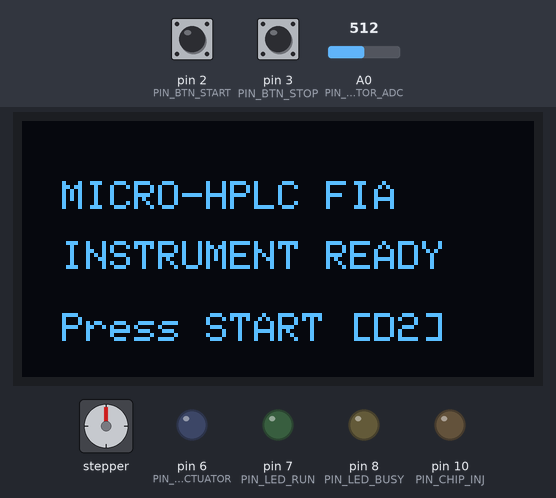
Recording of a sketch running on a simulated Arduino Uno, built with avr-gcc and run on an emulated ATmega328P. On the bench: stepper motor, 128×64 one-colour display, output pins drawn as LEDs (lit = HIGH). Wiring (from diagram.json): stepper motor driver (200 steps per turn assumed): step pin 5; direction pin 4; enable pin 9. Inputs (shaded band) come from the test bench; at power-on: pin 2 (PIN_BTN_START) HIGH, pin 3 (PIN_BTN_STOP) HIGH, A0 (PIN_DETECTOR_ADC) = 512. Pins used as bus, display or sensor lines are not drawn; what the sketch prints to the serial monitor is not drawn.

Above: at 1.2 s.
1.3 s: pin 2 (PIN_BTN_START) pulled LOW for 0.15 s
At 1.45 s:
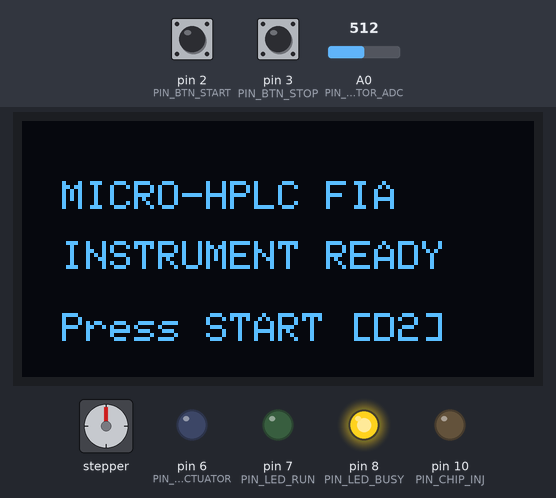
2.0 s: pin 3 (PIN_BTN_STOP) pulled LOW for 0.15 s
At 2.5 s:
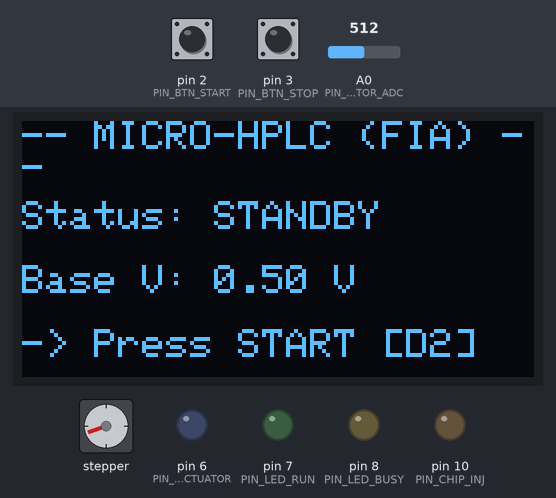
3.6 s: pin 2 (PIN_BTN_START) pulled LOW for 1 s
At 3.75 s:
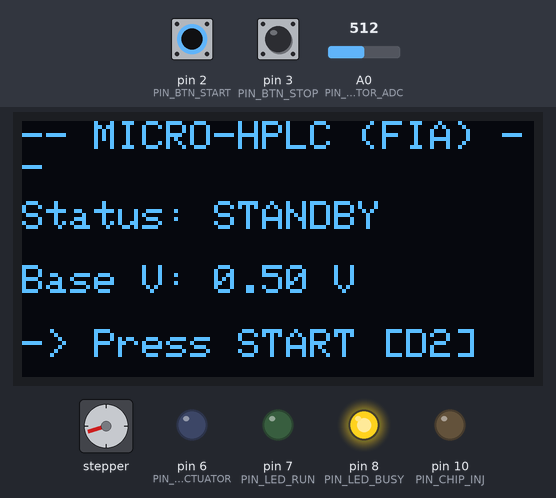
5.2 s: A0 (PIN_DETECTOR_ADC) set to 536
At 7.08 s:
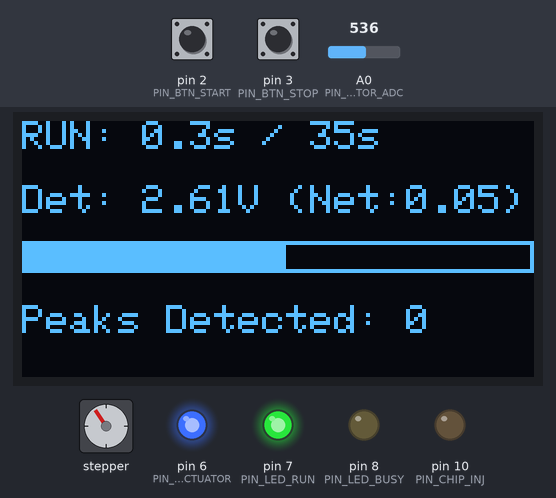
8.1 s: A0 (PIN_DETECTOR_ADC) set to 547
At 8.99 s:
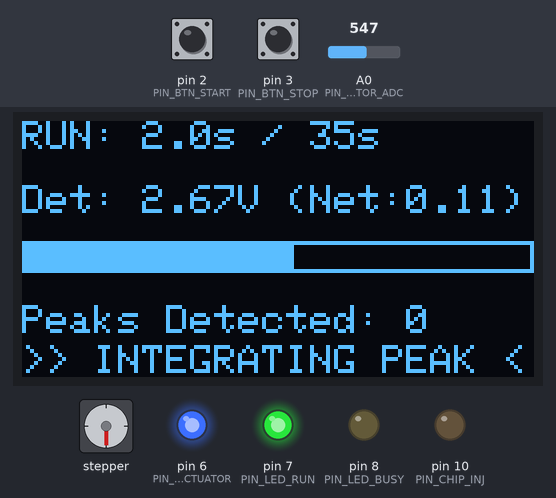
10.5 s: A0 (PIN_DETECTOR_ADC) set to 716
At 11.14 s:
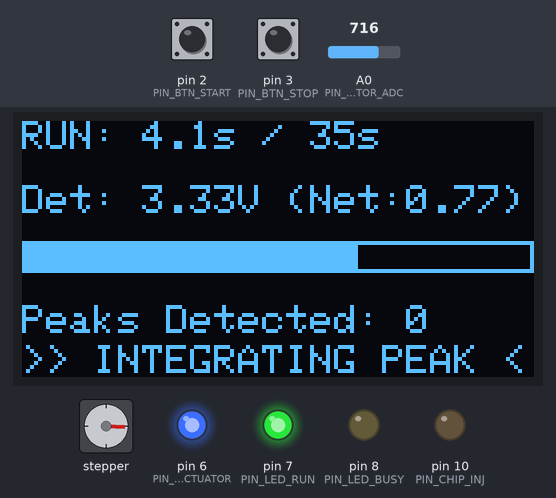
Timing chart, 0 to 17.9 s (numbered marks = the images above; inputs shaded):
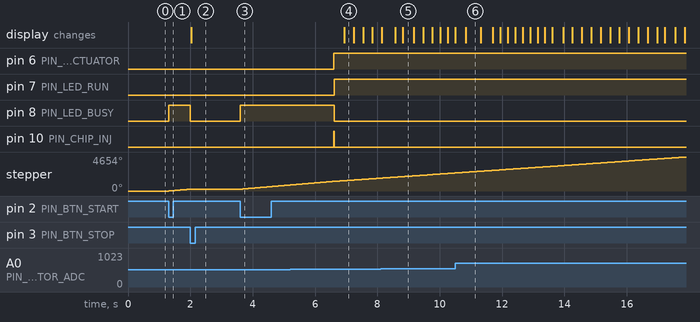

The sketch:

sketch.ino
```cpp
/**
 * @file sketch.ino
 * @brief Standalone Wokwi-ready sketch for Virtual Micro-HPLC & FIA System
 *
 * Paste this directly into the Wokwi Web "sketch.ino" tab.
 */

#include <Arduino.h>
#include <Wire.h>
#include <Adafruit_GFX.h>
#include <Adafruit_SSD1306.h>

// --- PINOUT DEFINITIONS ---
#define PIN_BTN_START      2    // External interrupt 0 (Active LOW with internal pull-up)
#define PIN_BTN_STOP       3    // External interrupt 1 (Active LOW with internal pull-up)
#define PIN_STEPPER_DIR    4    // A4988 Direction pin
#define PIN_STEPPER_STEP   5    // A4988 Step pulse pin
#define PIN_VALVE_ACTUATOR 6    // Injection valve (LOW = Load, HIGH = Inject)
#define PIN_LED_RUN        7    // Status LED: Run active (Green)
#define PIN_LED_BUSY       8    // Status LED: Busy / Calibrating (Yellow)
#define PIN_STEPPER_ENABLE 9    // A4988 Enable pin (Active LOW)
#define PIN_CHIP_INJ       10   // Trigger signal to Wokwi Custom Chip
#define PIN_DETECTOR_ADC   A0   // Analog input from Custom Chip UV-Vis detector

// --- OLED DISPLAY CONFIG ---
#define SCREEN_WIDTH       128
#define SCREEN_HEIGHT      64
#define OLED_RESET         -1
#define OLED_I2C_ADDRESS   0x3C

// --- TIMING CONSTANTS ---
#define SAMPLING_PERIOD_MS 40   // 25 Hz ADC sampling (every 40 ms)
#define CALIBRATION_TIME_MS 3000 // 3 seconds baseline auto-zero
#define TOTAL_RUN_TIME_MS  35000 // 35 seconds chromatographic elution run
#define STEPPER_INTERVAL_US 2500 // Step pulse every 2.5 ms (400 Hz = steady flow)

// --- DSP & ANALYTICAL THRESHOLDS ---
#define EMA_ALPHA          0.20f  // Filter smoothing factor (0.0 < alpha <= 1.0)
#define PEAK_START_SLOPE   0.06f  // dV/dt threshold to trigger Peak Start [V/s]
#define PEAK_END_SLOPE     0.02f  // dV/dt threshold to confirm return to baseline
#define PEAK_MIN_HEIGHT    0.20f  // Minimum height above baseline to validate a true peak [V]
#define MAX_DETECTED_PEAKS 4

// --- SYSTEM STATES ---
enum SystemState {
  STATE_IDLE,
  STATE_BASELINE_CAL,
  STATE_INJECT,
  STATE_ELUTION,
  STATE_REPORT
};

// --- DATA STRUCTURE FOR DETECTED CHROMATOGRAPHIC PEAKS ---
struct ChromatographicPeak {
  float retention_time_s;  // tR in seconds
  float start_time_s;      // t_start
  float end_time_s;        // t_end
  float apex_voltage;      // Peak maximum voltage [V]
  float peak_height;       // Height above baseline [V]
  float area;              // Integrated area [V * s]
  float width_s;           // Base width W = t_end - t_start
  float theoretical_plates;// N = 16 * (tR / W)^2
};

// --- HARDWARE INSTANCES ---
Adafruit_SSD1306 display(SCREEN_WIDTH, SCREEN_HEIGHT, &Wire, OLED_RESET);

// --- GLOBAL SYSTEM VARIABLES ---
SystemState current_state = STATE_IDLE;
bool pump_enabled = false;

// Stepper timing
unsigned long last_step_time_us = 0;
bool step_pin_state = false;

// ADC & DSP timing
unsigned long last_sample_time_ms = 0;
unsigned long state_timer_ms = 0;
unsigned long run_start_time_ms = 0;

// Analytical variables
float v_baseline = 0.50f;
float baseline_sum = 0.0f;
uint16_t baseline_samples = 0;

float v_raw = 0.0f;
float v_filtered = 0.50f;
float v_prev_filtered = 0.50f;
float slope_dv_dt = 0.0f;

// Peak detection state
bool tracking_peak = false;
ChromatographicPeak active_peak;
ChromatographicPeak detected_peaks[MAX_DETECTED_PEAKS];
uint8_t peak_count = 0;

// Button debounce
unsigned long last_btn_press_ms = 0;

// --- FORWARD DECLARATIONS ---
void setup_hardware();
void handle_inputs();
void update_fsm();
void update_stepper();
void process_analog_sample();
void update_oled();
void send_serial_telemetry(float t_sec);
void send_final_report();
float calculate_resolution();

// --- SETUP ---
void setup() {
  Serial.begin(115200);
  while (!Serial && millis() < 1000);

  Serial.println(F("\n=================================================="));
  Serial.println(F(" LAB-ON-A-CHIP: VIRTUAL MICRO-HPLC INSTRUMENT"));
  Serial.println(F(" Firmware v2.0 - Antigravity Autonomous LOC Team"));
  Serial.println(F("=================================================="));

  setup_hardware();

  if (!display.begin(SSD1306_SWITCHCAPVCC, OLED_I2C_ADDRESS)) {
    Serial.println(F("[ERROR] SSD1306 OLED allocation failed!"));
  } else {
    display.clearDisplay();
    display.setTextSize(1);
    display.setTextColor(SSD1306_WHITE);
    display.setCursor(10, 15);
    display.println(F("MICRO-HPLC FIA"));
    display.setCursor(10, 30);
    display.println(F("INSTRUMENT READY"));
    display.setCursor(10, 48);
    display.println(F("Press START [D2]"));
    display.display();
  }

  Serial.println(F("[SYSTEM] Ready. Press START to begin chromatographic run."));
}

// --- MAIN LOOP ---
void loop() {
  handle_inputs();
  update_stepper();
  update_fsm();
}

// --- HARDWARE CONFIGURATION ---
void setup_hardware() {
  pinMode(PIN_BTN_START, INPUT_PULLUP);
  pinMode(PIN_BTN_STOP, INPUT_PULLUP);

  pinMode(PIN_STEPPER_DIR, OUTPUT);
  pinMode(PIN_STEPPER_STEP, OUTPUT);
  pinMode(PIN_STEPPER_ENABLE, OUTPUT);

  pinMode(PIN_VALVE_ACTUATOR, OUTPUT);
  pinMode(PIN_LED_RUN, OUTPUT);
  pinMode(PIN_LED_BUSY, OUTPUT);
  pinMode(PIN_CHIP_INJ, OUTPUT);

  // Initial actuator states
  digitalWrite(PIN_STEPPER_DIR, HIGH); // Forward rotation
  digitalWrite(PIN_STEPPER_STEP, LOW);
  digitalWrite(PIN_STEPPER_ENABLE, HIGH); // Disabled by default (active LOW)
  digitalWrite(PIN_VALVE_ACTUATOR, LOW);  // Valve in LOAD position
  digitalWrite(PIN_LED_RUN, LOW);
  digitalWrite(PIN_LED_BUSY, LOW);
  digitalWrite(PIN_CHIP_INJ, LOW);
}

// --- USER INPUT HANDLING ---
void handle_inputs() {
  unsigned long now = millis();
  if (now - last_btn_press_ms < 250) return; // Debounce window

  if (digitalRead(PIN_BTN_START) == LOW) {
    last_btn_press_ms = now;
    if (current_state == STATE_IDLE || current_state == STATE_REPORT) {
      Serial.println(F("[USER] START button pressed. Initiating baseline calibration..."));
      current_state = STATE_BASELINE_CAL;
      state_timer_ms = now;
      baseline_sum = 0.0f;
      baseline_samples = 0;
      peak_count = 0;
      pump_enabled = true;
      digitalWrite(PIN_STEPPER_ENABLE, LOW); // Enable motor
      digitalWrite(PIN_LED_BUSY, HIGH);
      digitalWrite(PIN_LED_RUN, LOW);
    }
  }

  if (digitalRead(PIN_BTN_STOP) == LOW) {
    last_btn_press_ms = now;
    if (current_state != STATE_IDLE) {
      Serial.println(F("[USER] STOP/ABORT button pressed. Halting run."));
      current_state = STATE_IDLE;
      pump_enabled = false;
      digitalWrite(PIN_STEPPER_ENABLE, HIGH); // Disable motor
      digitalWrite(PIN_VALVE_ACTUATOR, LOW);
      digitalWrite(PIN_LED_RUN, LOW);
      digitalWrite(PIN_LED_BUSY, LOW);
      update_oled();
    }
  }
}

// --- STEPPER MOTOR PULSE GENERATOR (NON-BLOCKING) ---
void update_stepper() {
  if (!pump_enabled) return;

  unsigned long now_us = micros();
  if (now_us - last_step_time_us >= STEPPER_INTERVAL_US) {
    last_step_time_us = now_us;
    step_pin_state = !step_pin_state;
    digitalWrite(PIN_STEPPER_STEP, step_pin_state);
  }
}

// --- FINITE STATE MACHINE ---
void update_fsm() {
  unsigned long now = millis();

  switch (current_state) {
    case STATE_IDLE:
      // Standby state
      break;

    case STATE_BASELINE_CAL: {
      // Periodic sampling for baseline stabilization
      if (now - last_sample_time_ms >= SAMPLING_PERIOD_MS) {
        last_sample_time_ms = now;
        float sample_v = analogRead(PIN_DETECTOR_ADC) * (5.0f / 1023.0f);
        baseline_sum += sample_v;
        baseline_samples++;
      }

      if (now - state_timer_ms >= CALIBRATION_TIME_MS) {
        if (baseline_samples > 0) {
          v_baseline = baseline_sum / (float)baseline_samples;
        } else {
          v_baseline = 0.50f;
        }
        v_filtered = v_baseline;
        v_prev_filtered = v_baseline;

        Serial.print(F("[CALIBRATION] Baseline stabilized: "));
        Serial.print(v_baseline, 4);
        Serial.println(F(" V. Switching to INJECTION..."));

        // Transition to INJECT
        current_state = STATE_INJECT;
        state_timer_ms = now;
      }
      break;
    }

    case STATE_INJECT: {
      // Actuate injection valve & trigger custom chip
      digitalWrite(PIN_VALVE_ACTUATOR, HIGH);
      digitalWrite(PIN_CHIP_INJ, HIGH);
      delay(20); // Short pulse to trigger chip
      digitalWrite(PIN_CHIP_INJ, LOW);

      Serial.println(F("[INJECT] Valve switched to INJECT. Pulse sent to Custom Chip."));

      run_start_time_ms = millis();
      last_sample_time_ms = run_start_time_ms;
      current_state = STATE_ELUTION;
      digitalWrite(PIN_LED_RUN, HIGH);
      digitalWrite(PIN_LED_BUSY, LOW);

      // Print CSV header for external plotter
      Serial.println(F("TIME_S,RAW_V,FILTERED_V,BASELINE_V,STATE"));
      break;
    }

    case STATE_ELUTION: {
      if (now - last_sample_time_ms >= SAMPLING_PERIOD_MS) {
        last_sample_time_ms = now;
        process_analog_sample();
      }

      // Check if total elution time reached
      if (now - run_start_time_ms >= TOTAL_RUN_TIME_MS) {
        // Complete any open peak integration
        if (tracking_peak && peak_count < MAX_DETECTED_PEAKS) {
          float t_end = (float)(now - run_start_time_ms) / 1000.0f;
          active_peak.end_time_s = t_end;
          active_peak.width_s = active_peak.end_time_s - active_peak.start_time_s;
          if (active_peak.width_s > 0.4f) {
            active_peak.theoretical_plates = 16.0f * sq(active_peak.retention_time_s / active_peak.width_s);
            detected_peaks[peak_count++] = active_peak;
          }
          tracking_peak = false;
        }

        Serial.println(F("[ELUTION] Run completed. Stopping pump and compiling report..."));
        current_state = STATE_REPORT;
        pump_enabled = false;
        digitalWrite(PIN_STEPPER_ENABLE, HIGH);
        digitalWrite(PIN_VALVE_ACTUATOR, LOW);
        digitalWrite(PIN_LED_RUN, LOW);
        digitalWrite(PIN_LED_BUSY, HIGH);

        send_final_report();
        update_oled();
      }
      break;
    }

    case STATE_REPORT:
      // Stays in report display until user presses START to re-run
      break;
  }
}

// --- SIGNAL PROCESSING, PEAK INTEGRATION & DSP ---
void process_analog_sample() {
  float t_sec = (float)(millis() - run_start_time_ms) / 1000.0f;
  float dt_sec = (float)SAMPLING_PERIOD_MS / 1000.0f;

  // 1. Read ADC and convert to Voltage
  int adc_val = analogRead(PIN_DETECTOR_ADC);
  v_raw = (float)adc_val * (5.0f / 1023.0f);

  // 2. Exponential Moving Average (EMA) low-pass filter
  v_filtered = (EMA_ALPHA * v_raw) + ((1.0f - EMA_ALPHA) * v_prev_filtered);

  // 3. Slope estimation (first derivative dV/dt in V/s)
  slope_dv_dt = (v_filtered - v_prev_filtered) / dt_sec;

  // Height above baseline
  float net_signal = v_filtered - v_baseline;
  float prev_net_signal = v_prev_filtered - v_baseline;

  // 4. Peak Tracking Logic
  if (!tracking_peak) {
    // Look for peak onset
    if (slope_dv_dt > PEAK_START_SLOPE && net_signal > 0.08f) {
      tracking_peak = true;
      active_peak.start_time_s = t_sec;
      active_peak.retention_time_s = t_sec;
      active_peak.apex_voltage = v_filtered;
      active_peak.peak_height = net_signal;
      active_peak.area = 0.0f;
      Serial.print(F("[DSP] Peak start detected at t = "));
      Serial.print(t_sec, 2);
      Serial.println(F(" s"));
    }
  } else {
    // Inside a chromatographic peak: Integrate area using Trapezoidal Rule
    if (net_signal > 0.0f && prev_net_signal > 0.0f) {
      active_peak.area += 0.5f * (net_signal + prev_net_signal) * dt_sec;
    }

    // Track Apex (maximum voltage)
    if (v_filtered > active_peak.apex_voltage) {
      active_peak.apex_voltage = v_filtered;
      active_peak.peak_height = net_signal;
      active_peak.retention_time_s = t_sec;
    }

    // Check for Peak Termination (return to baseline)
    bool past_apex = (t_sec > active_peak.retention_time_s + 0.6f);
    bool returned_to_base = (net_signal < 0.12f * active_peak.peak_height) || (net_signal < 0.04f);
    bool slope_flat = (fabs(slope_dv_dt) < PEAK_END_SLOPE);

    if (past_apex && (returned_to_base || slope_flat)) {
      active_peak.end_time_s = t_sec;
      active_peak.width_s = active_peak.end_time_s - active_peak.start_time_s;

      // Validate peak significance
      if (active_peak.peak_height >= PEAK_MIN_HEIGHT && active_peak.width_s >= 0.5f) {
        if (peak_count < MAX_DETECTED_PEAKS) {
          // Column efficiency: N = 16 * (tR / W)^2
          active_peak.theoretical_plates = 16.0f * sq(active_peak.retention_time_s / active_peak.width_s);
          detected_peaks[peak_count++] = active_peak;

          Serial.print(F("[DSP] Peak #"));
          Serial.print(peak_count);
          Serial.print(F(" validated: tR = "));
          Serial.print(active_peak.retention_time_s, 2);
          Serial.print(F(" s, Area = "));
          Serial.print(active_peak.area, 3);
          Serial.print(F(" V*s, Plates N = "));
          Serial.println((int)active_peak.theoretical_plates);
        }
      }
      tracking_peak = false;
    }
  }

  // 5. Send real-time data stream
  send_serial_telemetry(t_sec);

  // Update previous sample
  v_prev_filtered = v_filtered;

  // Update OLED periodically (every 200 ms)
  static unsigned long last_oled_refresh = 0;
  if (millis() - last_oled_refresh > 200) {
    last_oled_refresh = millis();
    update_oled();
  }
}

// --- TELEMETRY OUTPUT (CSV FORMAT) ---
void send_serial_telemetry(float t_sec) {
  Serial.print(t_sec, 2);
  Serial.print(',');
  Serial.print(v_raw, 3);
  Serial.print(',');
  Serial.print(v_filtered, 3);
  Serial.print(',');
  Serial.print(v_baseline, 3);
  Serial.print(',');
  Serial.println(current_state);
}

// --- FINAL ANALYTICAL REPORT ---
void send_final_report() {
  Serial.println(F("\n=================================================="));
  Serial.println(F(" CHROMATOGRAPHIC RUN SUMMARY (JSON)"));
  Serial.println(F("=================================================="));

  float rs = calculate_resolution();

  Serial.println(F("{"));
  Serial.print(F("  \"total_time_s\": ")); Serial.print((float)TOTAL_RUN_TIME_MS / 1000.0f, 1); Serial.println(F(","));
  Serial.print(F("  \"baseline_v\": ")); Serial.print(v_baseline, 4); Serial.println(F(","));
  Serial.print(F("  \"peaks_found\": ")); Serial.print(peak_count); Serial.println(F(","));
  Serial.println(F("  \"peaks\": ["));

  for (uint8_t i = 0; i < peak_count; i++) {
    Serial.println(F("    {"));
    Serial.print(F("      \"id\": ")); Serial.print(i + 1); Serial.println(F(","));
    Serial.print(F("      \"retention_time_s\": ")); Serial.print(detected_peaks[i].retention_time_s, 2); Serial.println(F(","));
    Serial.print(F("      \"height_v\": ")); Serial.print(detected_peaks[i].peak_height, 3); Serial.println(F(","));
    Serial.print(F("      \"area_vs\": ")); Serial.print(detected_peaks[i].area, 4); Serial.println(F(","));
    Serial.print(F("      \"width_s\": ")); Serial.print(detected_peaks[i].width_s, 2); Serial.println(F(","));
    Serial.print(F("      \"theoretical_plates_N\": ")); Serial.print((int)detected_peaks[i].theoretical_plates); Serial.println();
    if (i < peak_count - 1) {
      Serial.println(F("    },"));
    } else {
      Serial.println(F("    }"));
    }
  }

  Serial.println(F("  ],"));
  Serial.print(F("  \"resolution_Rs\": ")); Serial.println(rs, 2);
  Serial.println(F("}"));
  Serial.println(F("==================================================\n"));
}

// --- CHROMATOGRAPHIC RESOLUTION (Rs = 2(tR2 - tR1) / (W1 + W2)) ---
float calculate_resolution() {
  if (peak_count < 2) return 0.0f;
  float dt_r = detected_peaks[1].retention_time_s - detected_peaks[0].retention_time_s;
  float sum_w = detected_peaks[0].width_s + detected_peaks[1].width_s;
  if (sum_w <= 0.001f) return 0.0f;
  return (2.0f * dt_r) / sum_w;
}

// --- OLED DISPLAY RENDERER ---
void update_oled() {
  display.clearDisplay();
  display.setTextColor(SSD1306_WHITE);

  if (current_state == STATE_IDLE) {
    display.setTextSize(1);
    display.setCursor(0, 0);
    display.println(F("-- MICRO-HPLC (FIA) --"));
    display.setCursor(0, 20);
    display.println(F("Status: STANDBY"));
    display.setCursor(0, 36);
    display.print(F("Base V: "));
    display.print(v_baseline, 2);
    display.println(F(" V"));
    display.setCursor(0, 52);
    display.println(F("-> Press START [D2]"));
  }
  else if (current_state == STATE_BASELINE_CAL) {
    display.setTextSize(1);
    display.setCursor(0, 5);
    display.println(F("CALIBRATING SENSOR"));
    display.setCursor(0, 25);
    display.println(F("Zeroing baseline..."));
    display.setCursor(0, 45);
    display.print(F("Progress: "));
    unsigned long elapsed = millis() - state_timer_ms;
    display.print((elapsed * 100) / CALIBRATION_TIME_MS);
    display.println(F(" %"));
  }
  else if (current_state == STATE_ELUTION) {
    float t_sec = (float)(millis() - run_start_time_ms) / 1000.0f;
    display.setTextSize(1);
    display.setCursor(0, 0);
    display.print(F("RUN: "));
    display.print(t_sec, 1);
    display.print(F("s / "));
    display.print((float)TOTAL_RUN_TIME_MS / 1000.0f, 0);
    display.println(F("s"));

    display.setCursor(0, 16);
    display.print(F("Det: "));
    display.print(v_filtered, 2);
    display.print(F("V (Net:"));
    display.print(v_filtered - v_baseline, 2);
    display.println(F(")"));

    // Real-time signal level bar
    int bar_width = map((int)(v_filtered * 100), 0, 500, 0, 126);
    display.drawRect(0, 30, 128, 8, SSD1306_WHITE);
    display.fillRect(1, 31, constrain(bar_width, 0, 126), 6, SSD1306_WHITE);

    display.setCursor(0, 46);
    display.print(F("Peaks Detected: "));
    display.println(peak_count);
    if (tracking_peak) {
      display.setCursor(0, 56);
      display.println(F(">> INTEGRATING PEAK <<"));
    }
  }
  else if (current_state == STATE_REPORT) {
    display.setTextSize(1);
    display.setCursor(0, 0);
    display.println(F("=== RUN COMPLETE ==="));

    if (peak_count >= 1) {
      display.setCursor(0, 14);
      display.print(F("P1: tR="));
      display.print(detected_peaks[0].retention_time_s, 1);
      display.print(F("s A="));
      display.print(detected_peaks[0].area, 1);
    }
    if (peak_count >= 2) {
      display.setCursor(0, 26);
      display.print(F("P2: tR="));
      display.print(detected_peaks[1].retention_time_s, 1);
      display.print(F("s A="));
      display.print(detected_peaks[1].area, 1);

      display.setCursor(0, 38);
      display.print(F("Resol. Rs: "));
      display.println(calculate_resolution(), 2);
    } else {
      display.setCursor(0, 26);
      display.println(F("Single peak resolved"));
    }

    display.setCursor(0, 52);
    display.println(F("Press START to re-run"));
  }

  display.display();
}
```

Measured:
- the behaviour switches between 546 and 547 on A0 (PIN_DETECTOR_ADC) (found by bisection; images 4 and 5)
- after the input at 1.3 s, pin 8 (PIN_LED_BUSY): LOW → HIGH at once; stepper: turns 246° clockwise in 0.69 s, starting at once
- after the input at 2.0 s, pin 8 (PIN_LED_BUSY): HIGH → LOW at once; the display: changes at once (image 2)
- after the input at 3.6 s, pin 8 (PIN_LED_BUSY): LOW → HIGH at once; stepper: keeps turning clockwise at about 358°/s, starting at once
